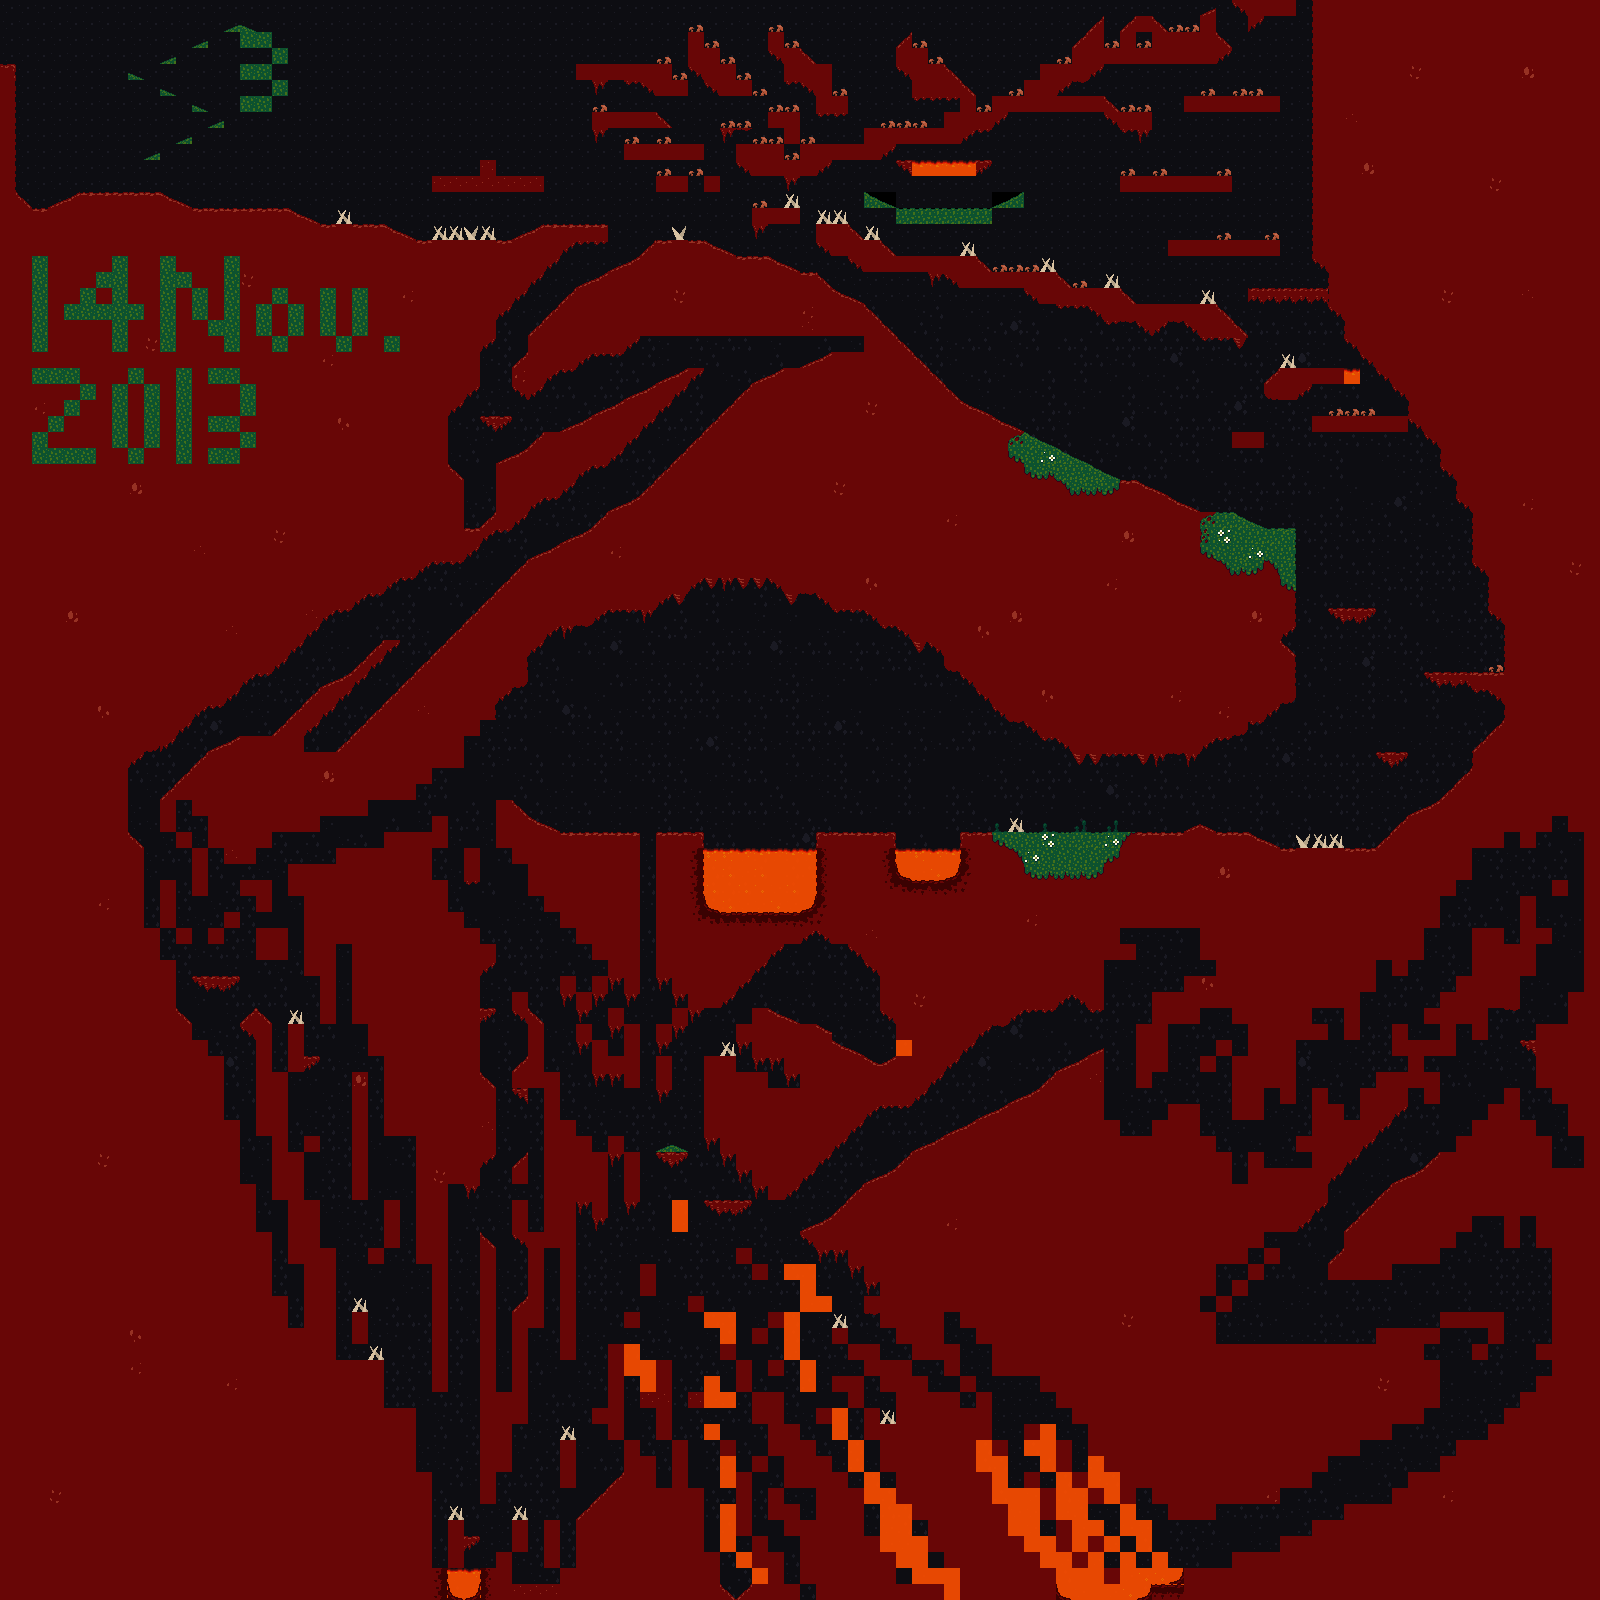

The image is a tile-based game level rendered from a .tmx file. Its description and source (layers, tilesets, objects; grid data summarised) follow:
An orthogonal 100x100 tile map with 16x16 px tiles, 2 tile layers (Background, Foreground) and 45 objects (18x Coin, 12x Energy, 9x Crawler, 5x EMT, Ship).

<map version="1.0" orientation="orthogonal" width="100" height="100" tilewidth="16" tileheight="16">
 <properties>
  <property name="camera_x" value="112" />
  <property name="camera_y" value="176" />
  <property name="coins" value="18" />
  <property name="next_map" value="maps/level_3.tmx" />
 </properties>
 <tileset firstgid="1" name="tileset" tilewidth="16" tileheight="16">
  <image source="graphics/tileset.png" width="256" height="256" />
  <tile id="1">
   <properties>
    <property name="left_height" value="0" />
    <property name="right_height" value="8" />
    <property name="type" value="slope" />
   </properties>
  </tile>
  <tile id="2">
   <properties>
    <property name="left_height" value="8" />
    <property name="right_height" value="16" />
    <property name="type" value="slope" />
   </properties>
  </tile>
  <tile id="3">
   <properties>
    <property name="type" value="block" />
   </properties>
  </tile>
  <tile id="4">
   <properties>
    <property name="type" value="block" />
   </properties>
  </tile>
  <tile id="5">
   <properties>
    <property name="left_height" value="16" />
    <property name="right_height" value="8" />
    <property name="type" value="slope" />
   </properties>
  </tile>
  <tile id="6">
   <properties>
    <property name="left_height" value="8" />
    <property name="right_height" value="0" />
    <property name="type" value="slope" />
   </properties>
  </tile>
  <tile id="8">
   <properties>
    <property name="type" value="block" />
   </properties>
  </tile>
  <tile id="9">
   <properties>
    <property name="type" value="block" />
   </properties>
  </tile>
  <tile id="11">
   <properties>
    <property name="type" value="spike" />
   </properties>
  </tile>
  <tile id="12">
   <properties>
    <property name="type" value="spike" />
   </properties>
  </tile>
  <tile id="16">
   <properties>
    <property name="left_height" value="0" />
    <property name="right_height" value="16" />
    <property name="type" value="slope" />
   </properties>
  </tile>
  <tile id="17">
   <properties>
    <property name="type" value="block" />
   </properties>
  </tile>
  <tile id="18">
   <properties>
    <property name="type" value="block" />
   </properties>
  </tile>
  <tile id="19">
   <properties>
    <property name="type" value="block" />
   </properties>
  </tile>
  <tile id="20">
   <properties>
    <property name="type" value="block" />
   </properties>
  </tile>
  <tile id="21">
   <properties>
    <property name="type" value="block" />
   </properties>
  </tile>
  <tile id="22">
   <properties>
    <property name="type" value="block" />
   </properties>
  </tile>
  <tile id="23">
   <properties>
    <property name="left_height" value="16" />
    <property name="right_height" value="0" />
    <property name="type" value="slope" />
   </properties>
  </tile>
  <tile id="24">
   <properties>
    <property name="type" value="block" />
   </properties>
  </tile>
  <tile id="25">
   <properties>
    <property name="type" value="block" />
   </properties>
  </tile>
  <tile id="28">
   <properties>
    <property name="type" value="block" />
   </properties>
  </tile>
  <tile id="29">
   <properties>
    <property name="type" value="block" />
   </properties>
  </tile>
  <tile id="30">
   <properties>
    <property name="type" value="block" />
   </properties>
  </tile>
  <tile id="32">
   <properties>
    <property name="type" value="block" />
   </properties>
  </tile>
  <tile id="39">
   <properties>
    <property name="type" value="block" />
   </properties>
  </tile>
  <tile id="49">
   <properties>
    <property name="left_height" value="0" />
    <property name="right_height" value="8" />
    <property name="type" value="slope" />
   </properties>
  </tile>
  <tile id="50">
   <properties>
    <property name="left_height" value="8" />
    <property name="right_height" value="16" />
    <property name="type" value="slope" />
   </properties>
  </tile>
  <tile id="51">
   <properties>
    <property name="type" value="block" />
   </properties>
  </tile>
  <tile id="52">
   <properties>
    <property name="type" value="block" />
   </properties>
  </tile>
  <tile id="53">
   <properties>
    <property name="left_height" value="16" />
    <property name="right_height" value="8" />
    <property name="type" value="slope" />
   </properties>
  </tile>
  <tile id="54">
   <properties>
    <property name="left_height" value="8" />
    <property name="right_height" value="0" />
    <property name="type" value="slope" />
   </properties>
  </tile>
  <tile id="56">
   <properties>
    <property name="type" value="block" />
   </properties>
  </tile>
  <tile id="57">
   <properties>
    <property name="type" value="block" />
   </properties>
  </tile>
  <tile id="59">
   <properties>
    <property name="type" value="block" />
   </properties>
  </tile>
  <tile id="63">
   <properties>
    <property name="type" value="block" />
   </properties>
  </tile>
  <tile id="65">
   <properties>
    <property name="type" value="block" />
   </properties>
  </tile>
  <tile id="66">
   <properties>
    <property name="type" value="block" />
   </properties>
  </tile>
  <tile id="69">
   <properties>
    <property name="type" value="block" />
   </properties>
  </tile>
  <tile id="70">
   <properties>
    <property name="type" value="block" />
   </properties>
  </tile>
  <tile id="72">
   <properties>
    <property name="type" value="block" />
   </properties>
  </tile>
  <tile id="73">
   <properties>
    <property name="type" value="block" />
   </properties>
  </tile>
  <tile id="75">
   <properties>
    <property name="type" value="block" />
   </properties>
  </tile>
  <tile id="77">
   <properties>
    <property name="type" value="block" />
   </properties>
  </tile>
  <tile id="79">
   <properties>
    <property name="type" value="block" />
   </properties>
  </tile>
  <tile id="91">
   <properties>
    <property name="type" value="block" />
   </properties>
  </tile>
  <tile id="92">
   <properties>
    <property name="type" value="block" />
   </properties>
  </tile>
  <tile id="94">
   <properties>
    <property name="type" value="block" />
   </properties>
  </tile>
  <tile id="95">
   <properties>
    <property name="type" value="block" />
   </properties>
  </tile>
  <tile id="96">
   <properties>
    <property name="type" value="block" />
   </properties>
  </tile>
  <tile id="97">
   <properties>
    <property name="type" value="lava" />
   </properties>
  </tile>
  <tile id="98">
   <properties>
    <property name="type" value="lava" />
   </properties>
  </tile>
  <tile id="99">
   <properties>
    <property name="type" value="lava" />
   </properties>
  </tile>
  <tile id="100">
   <properties>
    <property name="type" value="lava" />
   </properties>
  </tile>
  <tile id="101">
   <properties>
    <property name="type" value="block" />
   </properties>
  </tile>
  <tile id="112">
   <properties>
    <property name="type" value="block" />
   </properties>
  </tile>
  <tile id="113">
   <properties>
    <property name="type" value="lava" />
   </properties>
  </tile>
  <tile id="114">
   <properties>
    <property name="type" value="lava" />
   </properties>
  </tile>
  <tile id="115">
   <properties>
    <property name="type" value="lava" />
   </properties>
  </tile>
  <tile id="116">
   <properties>
    <property name="type" value="lava" />
   </properties>
  </tile>
  <tile id="117">
   <properties>
    <property name="type" value="block" />
   </properties>
  </tile>
  <tile id="128">
   <properties>
    <property name="type" value="block" />
   </properties>
  </tile>
  <tile id="129">
   <properties>
    <property name="type" value="block" />
   </properties>
  </tile>
  <tile id="130">
   <properties>
    <property name="type" value="block" />
   </properties>
  </tile>
  <tile id="131">
   <properties>
    <property name="type" value="block" />
   </properties>
  </tile>
  <tile id="132">
   <properties>
    <property name="type" value="block" />
   </properties>
  </tile>
  <tile id="133">
   <properties>
    <property name="type" value="block" />
   </properties>
  </tile>
 </tileset>
 <layer name="Background" width="100" height="100">
  <properties>
   <property name="parallax" value="0.7" />
  </properties>
  <data>[10000 cells, 10000 non-empty, 9 distinct tile ids]</data>
 </layer>
 <layer name="Foreground" width="100" height="100">
  <data>[10000 cells, 6426 non-empty, 72 distinct tile ids]</data>
 </layer>
 <objectgroup name="Objects" width="100" height="100">
  <object type="Energy" gid="226" x="208" y="176" />
  <object type="Energy" gid="226" x="304" y="176" />
  <object type="Energy" gid="226" x="848" y="800" />
  <object name="ship" type="Ship" gid="225" x="112" y="192" />
  <object name="emt_1" type="EMT" gid="255" x="240" y="208" />
  <object name="emt_2" type="EMT" gid="255" x="605" y="832" />
  <object type="Crawler" gid="244" x="512" y="176" />
  <object type="Crawler" gid="244" x="448" y="176" />
  <object type="Crawler" gid="244" x="560" y="224" />
  <object name="coin_1" type="Coin" gid="227" x="368" y="192" />
  <object name="coin_2" type="Coin" gid="227" x="736" y="208" />
  <object name="coin_3" type="Coin" gid="227" x="1264" y="480" />
  <object name="coin_4" type="Coin" gid="227" x="552" y="787" />
  <object name="coin_5" type="Coin" gid="227" x="976" y="800" />
  <object name="coin_6" type="Coin" gid="227" x="1176" y="27" />
  <object name="coin_7" type="Coin" gid="227" x="1285" y="78" />
  <object name="coin_8" type="Coin" gid="227" x="937" y="160" />
  <object name="coin_9" type="Coin" gid="227" x="684" y="121" />
  <object name="coin_10" type="Coin" gid="227" x="1481" y="655" />
  <object name="coin_11" type="Coin" gid="227" x="865" y="1043" />
  <object name="coin_12" type="Coin" gid="227" x="738" y="1354" />
  <object name="coin_13" type="Coin" gid="227" x="240" y="952" />
  <object name="coin_14" type="Coin" gid="227" x="494" y="1386" />
  <object name="coin_15" type="Coin" gid="227" x="204" y="10" />
  <object type="Energy" gid="226" x="858" y="36" />
  <object type="Energy" gid="226" x="640" y="1019" />
  <object type="Energy" gid="226" x="289" y="1324" />
  <object type="Crawler" gid="244" x="1208" y="169" />
  <object type="Crawler" gid="244" x="1260" y="238" />
  <object type="Crawler" gid="244" x="1307" y="286" />
  <object type="Crawler" gid="244" x="1327" y="366" />
  <object type="Crawler" gid="244" x="871" y="1063" />
  <object type="Crawler" gid="244" x="611" y="1474" />
  <object name="coin_16" type="Coin" gid="227" x="1088" y="96" />
  <object name="emt_3" type="EMT" gid="255" x="797" y="1022" />
  <object type="Energy" gid="226" x="938" y="207" />
  <object type="Energy" gid="226" x="924" y="122" />
  <object type="Energy" gid="226" x="1170" y="239" />
  <object type="Energy" gid="226" x="1119" y="170" />
  <object type="Energy" gid="226" x="1248" y="287" />
  <object type="Energy" gid="226" x="1180" y="964" />
  <object name="coin_17" type="Coin" gid="227" x="1103" y="1567" />
  <object name="emt_4" type="EMT" gid="255" x="1560" y="1159" />
  <object name="coin_18" type="Coin" gid="227" x="1103" y="1567" />
  <object name="emt_5" type="EMT" gid="255" x="144" y="929" />
 </objectgroup>
</map>
